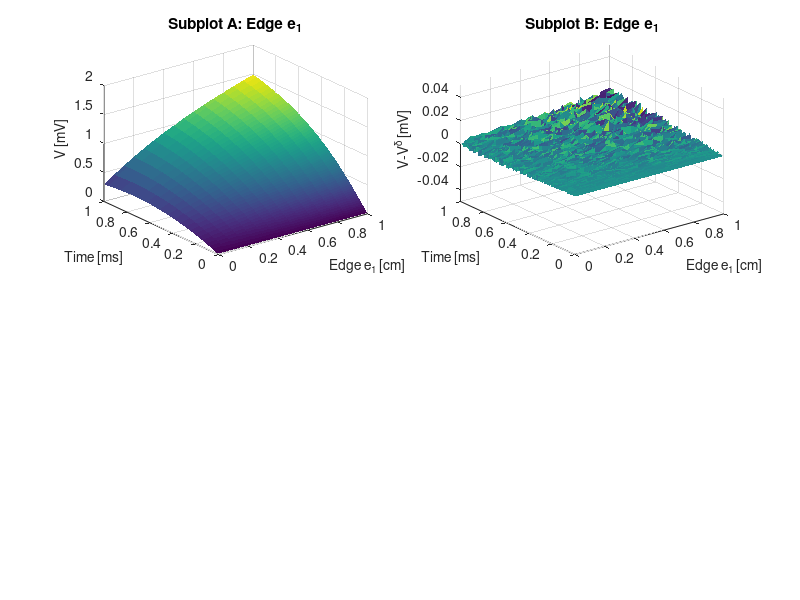
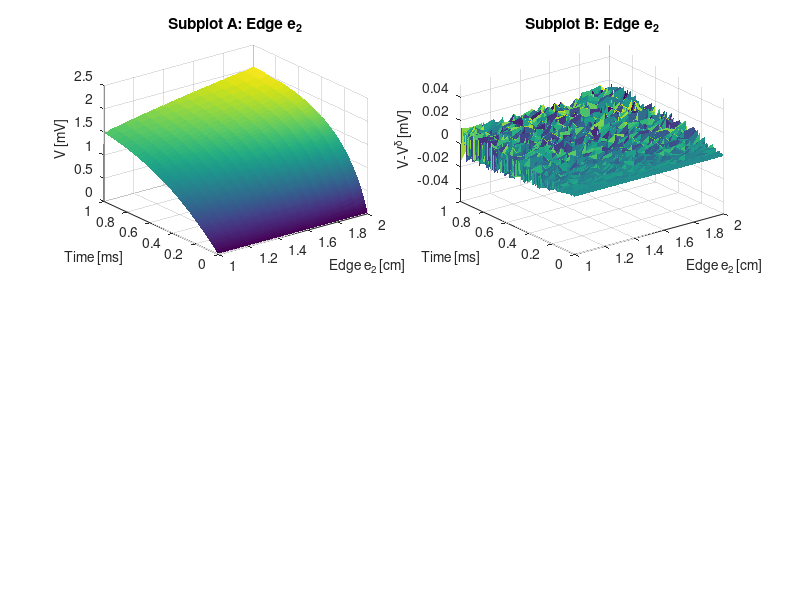
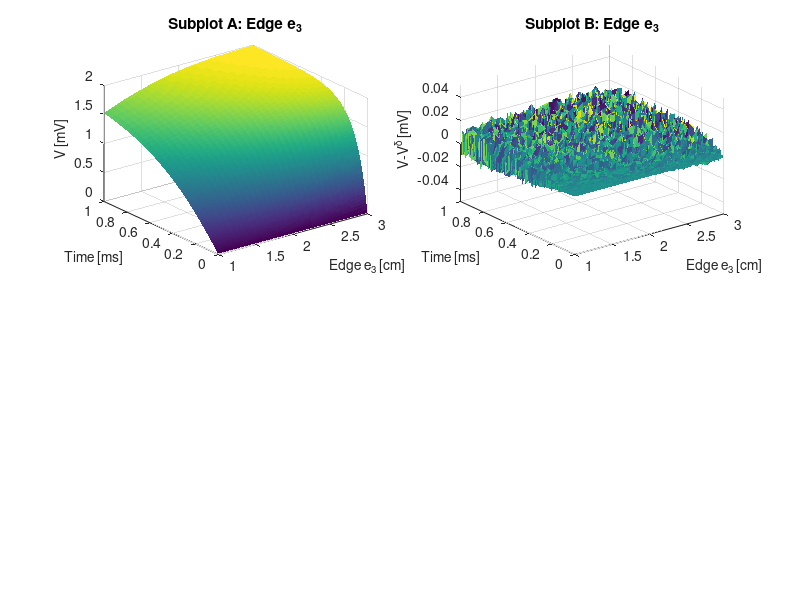
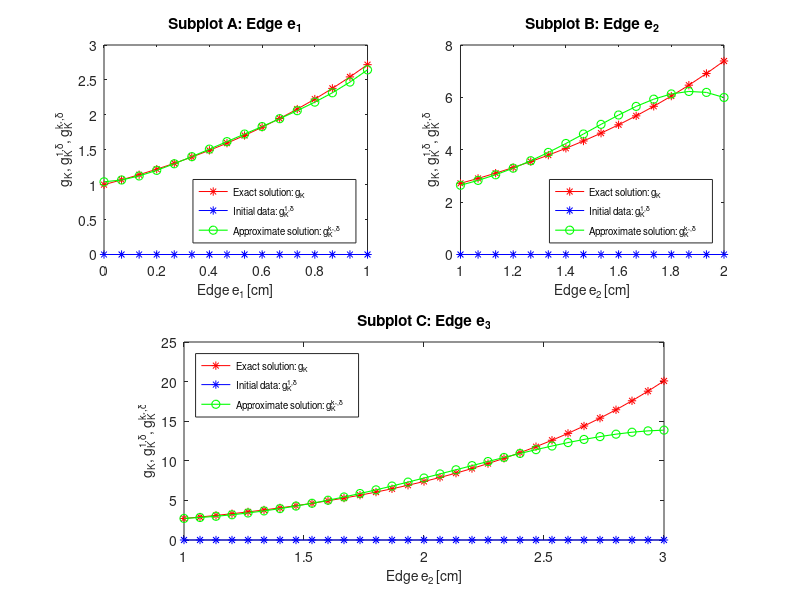

MATLAB code for these plots, in order:
%%-------------------------------------%%
%%             Figures                 %%
%%          Example 3.4                %%
%%-------------------------------------%%
clc;close all;clear all
A          =importdata('Example4-1.txt');
Ae1        =importdata('Example4-1e1.txt');
Ae2        =importdata('Example4-1e2.txt');
Ae3        =importdata('Example4-1e3.txt');
t          =importdata('Example4-2.txt');
x          =importdata('Example4-3.txt');
Ve1        =importdata('Example4-4.txt');
Vpe1       =importdata('Example4-5.txt');
Vke1       =importdata('Example4-6.txt');
Ve2        =importdata('Example4-7.txt');
Vpe2       =importdata('Example4-8.txt');
Vke2       =importdata('Example4-9.txt');
Ve3        =importdata('Example4-10.txt');
Vpe3       =importdata('Example4-11.txt');
Vke3       =importdata('Example4-12.txt');
B          =importdata('Example4-13.txt');

g  =A  (1,:);   g1  =A(2,:)  ;  gk  =A(3,:);   x  =A(4,:);   
ge1=Ae1(1,:);   g1e1=Ae1(2,:);  gke1=Ae1(3,:); xe1=Ae1(4,:);
ge2=Ae2(1,:);   g1e2=Ae2(2,:);  gke2=Ae2(3,:); xe2=Ae2(4,:);
ge3=Ae3(1,:);   g1e3=Ae3(2,:);  gke3=Ae3(3,:); xe3=Ae3(4,:);
Residuo=B(1,:); Error=B(2,:); k=B(3,:);

%-----------------------   Figures of Ve1 and Ve1-Vpe1  --------------------------%
[Xe1,T1]=meshgrid(xe1,t);
figure
subplot(221);
set(gcf,'position',[500 528 1028 1000]); 
set(gca,'fontsize',15)
surf(Xe1,T1,Ve1);
colormap;
xlabel('Edge e_1 [cm]','fontsize',10);
ylabel('Time [ms]','fontsize',10); 
zlabel('V [mV]','fontsize',10);
title('Subplot A: Edge e_1');
shading flat 

subplot(222);
set(gcf,'position',[500 528 1028 1000]); 
set(gca,'fontsize',15)
surf(Xe1,T1,Ve1-Vpe1);
colormap;
xlabel('Edge e_1 [cm]','fontsize',10);
ylabel('Time [ms]','fontsize',10); 
zlabel('V-V^\delta [mV]','fontsize',10);
zlim([-0.05  0.05]);
title('Subplot B: Edge e_1');
shading flat 
saveas(gcf,'Ex4-1.eps', 'psc2')

%-----------------------   Figures of Ve2 and Ve2-Vpe2  --------------------------%
[Xe2,T2]=meshgrid(xe2,t);
figure
subplot(221);
set(gcf,'position',[500 528 1028 1000]); 
set(gca,'fontsize',15)
surf(Xe2,T2,Ve2);
colormap;
xlabel('Edge e_2 [cm]','fontsize',10);
ylabel('Time [ms]','fontsize',10); 
zlabel('V [mV]','fontsize',10);
title('Subplot A: Edge e_2');
shading flat 


subplot(222);
set(gcf,'position',[500 528 1028 1000]); 
set(gca,'fontsize',15)
surf(Xe2,T2,Ve2-Vpe2);
colormap;
xlabel('Edge e_2 [cm]','fontsize',10);
ylabel('Time [ms]','fontsize',10); 
zlabel('V-V^\delta [mV]','fontsize',10);
zlim([-0.05  0.05]);
title('Subplot B: Edge e_2');
shading flat 
saveas(gcf,'Ex4-2.eps', 'psc2')

%-----------------------   Figures of Ve3 and Ve3-Vpe3  --------------------------%
[Xe3,T3]=meshgrid(xe3,t);
figure
subplot(221);
set(gcf,'position',[500 528 1028 1000]); 
set(gca,'fontsize',15)
surf(Xe3,T3,Ve3);
colormap;
xlabel('Edge e_3 [cm]','fontsize',10);
ylabel('Time [ms]','fontsize',10); 
zlabel('V [mV]','fontsize',10);
title('Subplot A: Edge e_3');
shading flat 


subplot(222);
set(gcf,'position',[500 528 1028 1000]); 
set(gca,'fontsize',15)
surf(Xe3,T3,Ve3-Vpe3);
colormap;
xlabel('Edge e_3 [cm]','fontsize',10);
ylabel('Time [ms]','fontsize',10); 
zlabel('V-V^\delta [mV]','fontsize',10);
zlim([-0.05  0.05]);
title('Subplot B: Edge e_3');
shading flat 
saveas(gcf,'Ex4-3.eps', 'psc2')


%%------------------------    Figures of gk, gk1, gkk    --------------------------%
figure
subplot(2,2,1);
set(gcf,'position',[500 528 1028 1000]); 
set(gca,'fontsize',15)
plot(xe1,ge1,'r-*',xe1,g1e1,'b-*',xe1,gke1,'g-o','LineWidth',0.8,'MarkerSize',6);
legend({'Exact solution: g_K ','Initial data: g_K^{1,\delta} ','Approximate solution: g_K^{k_*,\delta}'},'Location','southeast','FontSize',7)
xlabel('Edge e_1 [cm]','fontsize',10);
ylabel('g_K, g_K^{1,\delta}, g_K^{k_*,\delta}','fontsize',10);  
title('Subplot A: Edge e_1')

subplot(2,2,2);
set(gcf,'position',[500 528 1028 1000]); 
set(gca,'fontsize',15)
plot(xe2,ge2,'r-*',xe2,g1e2,'b-*',xe2,gke2,'g-o','LineWidth',0.8,'MarkerSize',6);
legend({'Exact solution: g_K ','Initial data: g_K^{1,\delta} ','Approximate solution: g_K^{k_*,\delta}'},'Location','southeast','FontSize',7)
xlabel('Edge e_2 [cm]','fontsize',10);
ylabel('g_K, g_K^{1,\delta}, g_K^{k_*,\delta}','fontsize',10);  
title('Subplot B: Edge e_2')


pos1=[0.23 0.1 0.6 0.33];
subplot('Position',pos1)
set(gcf,'position',[500 528 1028 1000]); 
set(gca,'fontsize',15)
plot(xe3,ge3,'r-*',xe3,g1e3,'b-*',xe3,gke3,'g-o','LineWidth',0.8,'MarkerSize',6);
legend({'Exact solution: g_K ','Initial data: g_K^{1,\delta} ','Approximate solution: g_K^{k_*,\delta}'},'Location','northwest','FontSize',7)
xlabel('Edge e_2 [cm]','fontsize',10);
ylabel('g_K, g_K^{1,\delta}, g_K^{k_*,\delta}','fontsize',10);  
title('Subplot C: Edge e_3')
saveas(gcf,'Ex4-4.eps', 'psc2')


%%-----------     Figures of  ge1-gke1 and Ve1-Vke1     --------------------%
figure
subplot(221);
set(gcf,'position',[500 528 1028 1000]); 
set(gca,'fontsize',15)
plot(xe1,ge1-gke1,'LineWidth',1,'MarkerSize',8);
ylabel('g_K-g_K^{k_*,\delta}','fontsize',10);
xlabel('Edge e_1 [cm]','fontsize',10);
title('Subplot A: Edge e_1');

subplot(222);
set(gcf,'position',[500 528 1028 1000]); 
set(gca,'fontsize',15)
surf(Xe1,T1,Ve1-Vke1);
colormap;
xlabel('Edge e_1 [cm]','fontsize',10);
ylabel('Time [ms]','fontsize',10); 
zlabel('V-V^{k_*\delta} [mV]','fontsize',10);
title('Subplot B: Edge e_1');
shading flat 
saveas(gcf,'Ex4-5.eps', 'psc2')


%%-----------     Figures of  ge2-gke2 and Ve2-Vke2     --------------------%
figure
subplot(221);
set(gcf,'position',[500 528 1028 1000]); 
set(gca,'fontsize',15)
plot(xe2,ge2-gke2,'LineWidth',1,'MarkerSize',8);
xlabel('Edge e_2 [cm]','fontsize',10);
ylabel('g_K-g_K^{k_*,\delta}','fontsize',10);
title('Subplot A: Edge e_2');


subplot(222);
set(gcf,'position',[500 528 1028 1000]); 
set(gca,'fontsize',15)
surf(Xe2,T2,Ve2-Vke2);
colormap;
xlabel('Edge e_2 [cm]','fontsize',10);
ylabel('Time [ms]','fontsize',10); 
zlabel('V-V^{k_*\delta} [mV]','fontsize',10);
title('Subplot B: Edge e_2');
shading flat 
saveas(gcf,'Ex4-6.eps', 'psc2')


%%-----------     Figures of  ge2-gke2 and Ve2-Vke2     --------------------%
figure
subplot(221);
set(gcf,'position',[500 528 1028 1000]); 
set(gca,'fontsize',15)
plot(xe3,ge3-gke3,'LineWidth',1,'MarkerSize',8);
xlabel('Edge e_3 [cm]','fontsize',10);
ylabel('g_K-g_K^{k_*,\delta}','fontsize',10);
title('Subplot A: Edge e_3');

subplot(222);
set(gcf,'position',[500 528 1028 1000]); 
set(gca,'fontsize',15)
surf(Xe3,T3,Ve3-Vke3);
colormap;
xlabel('Edge e_3 [cm]','fontsize',10);
ylabel('Time [ms]','fontsize',10); 
zlabel('V-V^{k_*\delta} [mV]','fontsize',10);
title('Subplot B: Edge e_3');
shading flat 
saveas(gcf,'Ex4-7.eps', 'psc2')



%%%----------------  Figure of Error vs k =Iterations number  ----------------------%
figure; 
subplot(221);
set(gcf,'position',[500 528 1028 1000]); 
set(gca,'fontsize',15)
plot(k,Error,'LineWidth',2,'MarkerSize',12); 
xlabel('Iterations number','fontsize',10);
ylabel('Mean absolute percentage error','fontsize',10);                     
title('Subplot A');  
                     
subplot(222);
set(gcf,'position',[500 528 1028 1000]); 
set(gca,'fontsize',15)
plot(k,Residuo,'LineWidth',2,'MarkerSize',12);
xlabel('Iterations number','fontsize',10);
ylabel('Residual','fontsize',10);  
title('Subplot B'); 
saveas(gcf,'Ex4-8.eps', 'psc2')
